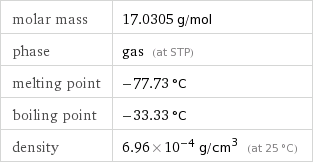
#> input picture chemProperties.jpg, 313 x 164 px
$ python -i corner_detection.py   (imports and definitions only)
#> lines starting #> are read from the running program, lines starting #| are printed output that depends on the picture
import numpy as np
import cv2

class CornerDetector(object):
    """
        Find corners of largest plane in image
    """

    def __init__(self, hough_thresh=70, angle_thresh=.2):
        self.hough_thresh = hough_thresh
        self.angle_thresh = angle_thresh

    def fit(self, data):
        return self

    def transform(self, img):
        img = self.preprocess(img)
        lines, points = self.hough(img)
        pairs = self.find_pairs(lines)
        areas = self.pairwise_area(img, points, pairs)
        corners = self.largest_plane(areas, points, pairs)
        return corners

    def preprocess(self, img):
        img = img.copy()
        img = cv2.bilateralFilter(img, 11, 17, 17)
        img = cv2.Canny(img, 30, 200)
        return img

    def hough(self, img):
        """
            Perform Hough Transform on img
        """
        lines = cv2.HoughLines(img,1,np.pi/180,self.hough_thresh)[0]
        return lines, self.find_points(lines)

    def find_pairs(self, lines):
        """
            Group nearly parallel lines
        """
        near_lines = []
        for l in lines:
            near = []
            for i in xrange(len(lines)):
                if abs(l[1]-lines[i][1]) < self.angle_thresh:
                    near.append(i)
            near_lines.append(near)

        # Find maximally distant pairs of parallel lines
        pairs = {}
        for near in near_lines:
            if len(near) < 2:
                continue
            sl = sorted(near, key=lambda x: lines[x][0])
            pairs[len(pairs)] = {
                "min": sl[0],
                "max": sl[-1],
                "rho": (lines[sl[0]][0] + lines[sl[-1]][0])/2.0,
                "theta": (lines[sl[0]][1] + lines[sl[-1]][1])/2.0,
            }
        return pairs

    def largest_plane(self, areas, points, pairs):
        """
            Given the pairwise areas return the corners of the largest plane
        """
        max_idx = np.argmax(areas)
        g1, g2 = np.unravel_index(max_idx,areas.shape)

        return self.find_corners(points[pairs[g1]["min"]], points[pairs[g1]["max"]],
                               points[pairs[g2]["min"]], points[pairs[g2]["max"]])

    def pairwise_area(self, img, points, pairs):
        """
            Calculate the areas of the quads given by any two elements of pairs
        """
        height, width = img.shape
        num_pairs = len(pairs)
        areas = np.zeros((num_pairs, num_pairs))
        for i in xrange(num_pairs):
           for j in xrange(num_pairs):
                if i == j:
                    continue
                corners = self.find_corners(points[pairs[i]["min"]], points[pairs[i]["max"]],
                                       points[pairs[j]["min"]], points[pairs[j]["max"]])
                valid = True
                for c in corners:
                    if c == None:
                        valid = False
                    elif c[0] < -10 or c[0] > width+10:
                        valid = False
                    elif c[1] < -10 or c[1] > height+10:
                        valid = False
                if not valid:
                    continue
                areas[i,j] = self.find_area(corners)
        return areas

    # [42 lines left out: functions find_intersection, find_corners, find_area, not called in this run]

    def find_points(self, lines):
        """
            Convert the lines to pairs of Cartesian coordinates
        """
        points = []
        for l in lines:
            rho, theta = l
            a = np.cos(theta)
            b = np.sin(theta)
            x0 = a*rho
            y0 = b*rho
            x1 = int(x0 + 1000*(-b))
            y1 = int(y0 + 1000*(a))
            x2 = int(x0 - 1000*(-b))
            y2 = int(y0 - 1000*(a))
            points.append([[x1,y1],[x2,y2]])
        return points

>>> import cv2
>>> picture = cv2.imread('chemProperties.jpg')
#> picture is the input picture: shape (164, 313, 3); mean B, G, R 245.9, 245.9, 245.9
>>> result = CornerDetector().transform(picture)
#> in preprocess, `img = cv2.Canny(img, 30, 200)`:
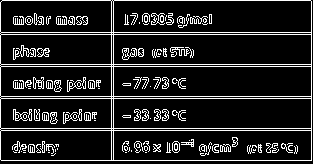
#> img: shape (164, 313); 13.3% white in thin lines or dots
#> in hough, `lines = cv2.HoughLines(img,1,np.pi/180,self.hough_thresh)[0]`: lines = [[32, 1.57]]
#> the loop in find_points, `for l in lines:` made 1 pass
#> (rho, theta, a, b, x0, y0, x1, y1) on pass 1: (32, 1.57, -4.37e-08, 1, -1.4e-06, 32, -1000, 31)
#> after the loop in find_points, `for l in lines:`: points = [[[-1000, 31], [999, 32]]]
#> in transform, `lines, points = self.hough(img)`: lines = [[32, 1.57]]; points = [[[-1000, 31], [999, 32]]]
#> the loop in find_pairs, `for l in lines:` made 1 pass
#> after the loop in find_pairs, `for l in lines:`: near_lines = [[0]]
#> the loop in find_pairs, `for near in near_lines:` made 1 pass
#> after the loop in find_pairs, `for near in near_lines:`: pairs = 0 items
#> in pairwise_area, `num_pairs = len(pairs)`: num_pairs = 0
#> in transform, `areas = self.pairwise_area(img, points, pairs)`: areas = empty array
#> (the run stopped early here; a loop or call above may not have finished)
